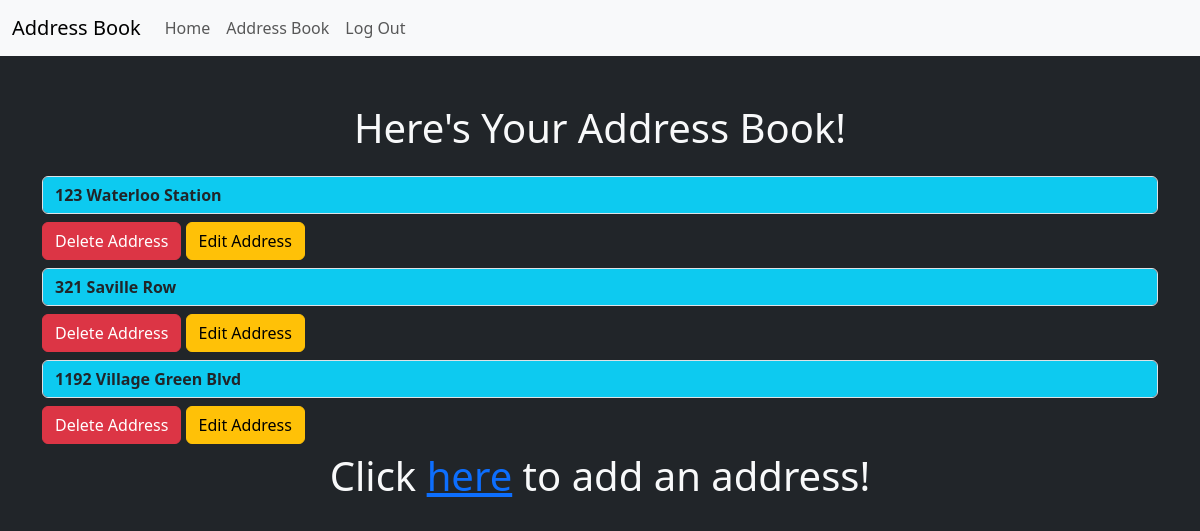
Screenshot of /address_book (signed in) with the database file from the repository.
### app/models.py (models this page shows, shortened)
class Post(db.Model):
    id = db.Column(db.Integer, primary_key=True)
    address = db.Column(db.String, nullable=False)
    date_created = db.Column(db.DateTime, nullable=False, default=datetime.utcnow)
    user_id = db.Column(db.Integer, db.ForeignKey('user.id'))

### app/routes.py (the view)
@app.route('/address_book')
def address_book():
    addresses = Post.query.all()
    return render_template('address_book.html', addresses=addresses)

### app/models.py (called while the page is built)
@login.user_loader
def load_user(user_id):
    return User.query.get(user_id)

### app/templates/address_book.html (shortened to what this page needs)
{% extends 'base.html' %}
{% block content %}
<h1 class="text-center text-light mt-5 mb-4">Here's Your Address Book!</h1>
    {% for address in current_user.addresses %}
    <input class="form-control mb-2 bg-info fw-bold" type="text" value="{{ address.address }}" aria-label="{{ address.address }}" readonly>
    <a href="{{ url_for('delete_address', post_id=address.id) }}" type="button" class="btn btn-danger mb-2">Delete Address</a>
    <a href="{{ url_for('edit_address', post_id=address.id) }}" type="button" class="btn btn-warning mb-2">Edit Address</a>
    {% endfor %}
    <h1 class="text-center text-light">Click <a href="/add_address">here</a> to add an address!</h1>
{% endblock content %}

### rows the page displays
Post: address "123 Waterloo Station"
Post: address "321 Saville Row"
Post: address "1192 Village Green Blvd"
